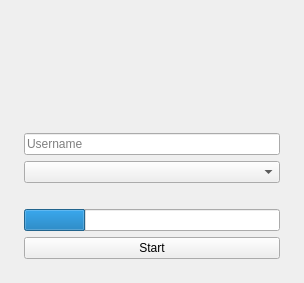
<?xml version="1.0" encoding="UTF-8"?>
<ui version="4.0">
 <class>MainWindow</class>
 <widget class="QMainWindow" name="MainWindow">
  <property name="geometry">
   <rect>
    <x>0</x>
    <y>0</y>
    <width>304</width>
    <height>283</height>
   </rect>
  </property>
  <property name="windowTitle">
   <string>MainWindow</string>
  </property>
  <widget class="QWidget" name="centralwidget">
   <layout class="QHBoxLayout" name="horizontalLayout">
    <item>
     <layout class="QVBoxLayout" name="verticalLayout">
      <property name="leftMargin">
       <number>15</number>
      </property>
      <property name="topMargin">
       <number>15</number>
      </property>
      <property name="rightMargin">
       <number>15</number>
      </property>
      <property name="bottomMargin">
       <number>15</number>
      </property>
      <item alignment="Qt::AlignHCenter">
       <widget class="QLabel" name="label">
        <property name="maximumSize">
         <size>
          <width>256</width>
          <height>37</height>
         </size>
        </property>
        <property name="text">
         <string/>
        </property>
        <property name="pixmap">
         <pixmap>assets/title.png</pixmap>
        </property>
        <property name="scaledContents">
         <bool>true</bool>
        </property>
       </widget>
      </item>
      <item>
       <spacer name="verticalSpacer">
        <property name="orientation">
         <enum>Qt::Vertical</enum>
        </property>
        <property name="sizeHint" stdset="0">
         <size>
          <width>20</width>
          <height>40</height>
         </size>
        </property>
       </spacer>
      </item>
      <item>
       <widget class="QLineEdit" name="username">
        <property name="placeholderText">
         <string>Username</string>
        </property>
       </widget>
      </item>
      <item>
       <widget class="QComboBox" name="version_select"/>
      </item>
      <item>
       <spacer name="verticalSpacer_2">
        <property name="orientation">
         <enum>Qt::Vertical</enum>
        </property>
        <property name="sizeType">
         <enum>QSizePolicy::Minimum</enum>
        </property>
        <property name="sizeHint" stdset="0">
         <size>
          <width>20</width>
          <height>20</height>
         </size>
        </property>
       </spacer>
      </item>
      <item>
       <widget class="QProgressBar" name="start_progress">
        <property name="value">
         <number>24</number>
        </property>
        <property name="textVisible">
         <bool>false</bool>
        </property>
       </widget>
      </item>
      <item>
       <widget class="QPushButton" name="start_button">
        <property name="text">
         <string>Start</string>
        </property>
       </widget>
      </item>
     </layout>
    </item>
   </layout>
  </widget>
 </widget>
 <resources/>
 <connections/>
</ui>
